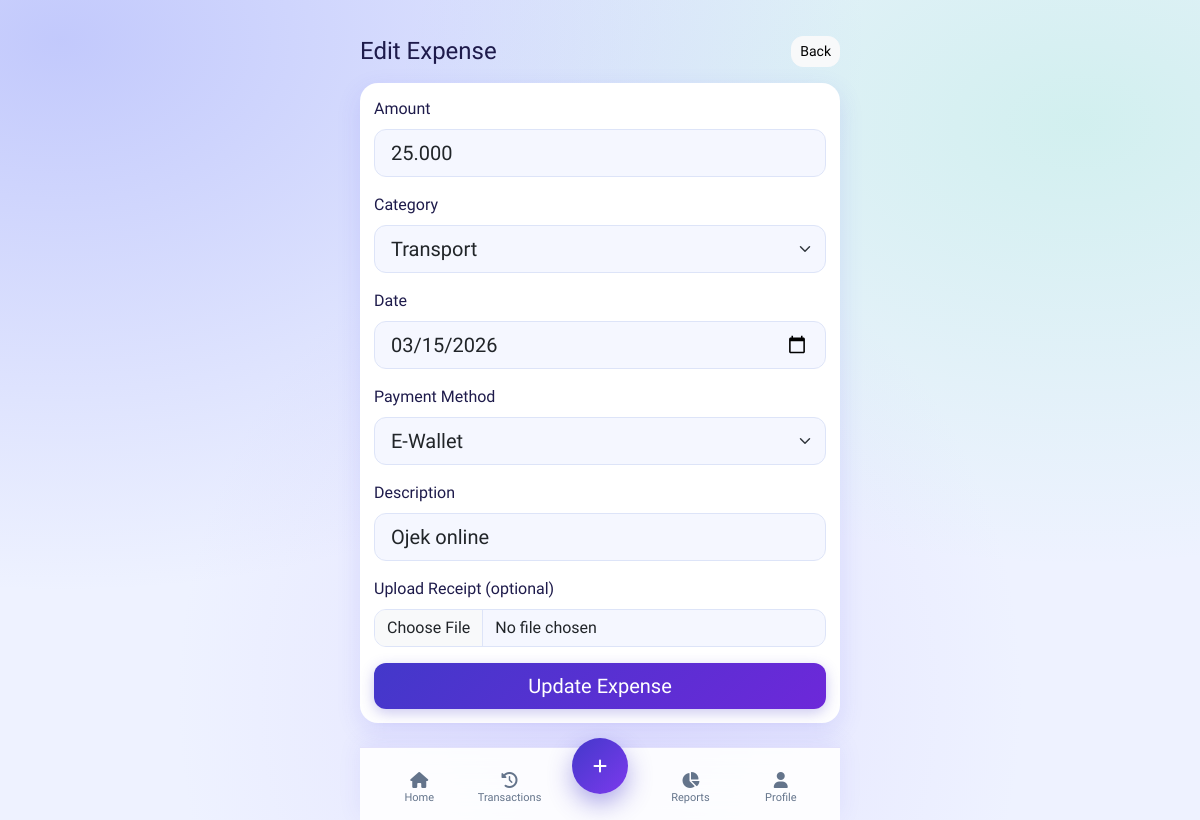
The app's page /transactions/edit?id=2 (signed in) with its own data.
### tables this page shows
CREATE TABLE transactions (
    id INT UNSIGNED AUTO_INCREMENT PRIMARY KEY,
    user_id INT UNSIGNED NOT NULL,
    category_id INT UNSIGNED NOT NULL,
    amount DECIMAL(12,2) NOT NULL,
    payment_method_id INT UNSIGNED NOT NULL,
    description VARCHAR(255) NULL,
    receipt_image VARCHAR(255) NULL,
    transaction_date DATE NOT NULL,
    created_at TIMESTAMP DEFAULT CURRENT_TIMESTAMP,
    CONSTRAINT fk_transactions_user FOREIGN KEY (user_id) REFERENCES users(id) ON DELETE CASCADE,
    CONSTRAINT fk_transactions_category FOREIGN KEY (category_id) REFERENCES categories(id) ON DELETE RESTRICT,
    CONSTRAINT fk_transactions_payment_method FOREIGN KEY (payment_method_id) REFERENCES payment_methods(id) ON DELETE RESTRICT,
    INDEX idx_transactions_user_date (user_id, transaction_date)
);

CREATE TABLE categories (
    id INT UNSIGNED AUTO_INCREMENT PRIMARY KEY,
    user_id INT UNSIGNED NOT NULL,
    name VARCHAR(100) NOT NULL,
    icon VARCHAR(60) NOT NULL DEFAULT 'fa-wallet',
    created_at TIMESTAMP DEFAULT CURRENT_TIMESTAMP,
    CONSTRAINT fk_categories_user FOREIGN KEY (user_id) REFERENCES users(id) ON DELETE CASCADE,
    UNIQUE KEY unique_user_category (user_id, name)
);

CREATE TABLE payment_methods (
    id INT UNSIGNED AUTO_INCREMENT PRIMARY KEY,
    name VARCHAR(80) NOT NULL UNIQUE,
    created_at TIMESTAMP DEFAULT CURRENT_TIMESTAMP
);

### core/Controller.php (called while the page is built, shortened)
<?php
class Controller
{
    protected function view(string $view, array $data = []): void
    {
        extract($data);
        $viewFile = APP_PATH . '/views/' . $view . '.php';
        require APP_PATH . '/views/layouts/header.php';
        require $viewFile;
        require APP_PATH . '/views/layouts/footer.php';
    }
    protected function model(string $model)
    {
        return new $model();
    }
}

### app/controllers/TransactionController.php (called while the page is built, shortened)
<?php
class TransactionController extends Controller
{
    private TransactionModel $transactionModel;
    private CategoryModel $categoryModel;
    private PaymentMethodModel $paymentMethodModel;
    public function __construct()
    {
        $this->transactionModel = $this->model(TransactionModel::class);
        $this->categoryModel = $this->model(CategoryModel::class);
        $this->paymentMethodModel = $this->model(PaymentMethodModel::class);
    }
    public function edit(): void
    {
        $user = auth_user();
        $id = (int) ($_GET['id'] ?? 0);
        $transaction = $this->transactionModel->findById($id, $user['id']);
        $this->view('edit_transaction', [
            'transaction' => $transaction,
            'categories' => $this->categoryModel->allByUser($user['id']),
            'paymentMethods' => $this->paymentMethodModel->all(),
        ]);
    }
}

### core/Router.php (called while the page is built, shortened)
<?php
class Router
{
    private array $routes = [
        'GET' => [],
        'POST' => [],
    ];
    public function get(string $path, array $handler): void
    {
        $this->routes['GET'][$path] = $handler;
    }
    public function post(string $path, array $handler): void
    {
        $this->routes['POST'][$path] = $handler;
    }
    public function dispatch(string $method, string $uri): void
    {
        $path = parse_url($uri, PHP_URL_PATH);
        $path = $path ?: '/';
        $handler = $this->routes[$method][$path] ?? null;
        [$controllerName, $methodName] = $handler;
        $controller = new $controllerName();
        $controller->$methodName();
    }
}

### public/index.php (called while the page is built)
<?php
require_once dirname(__DIR__) . '/config/app.php';
$router = new Router();
$router->get('/', [DashboardController::class, 'index']);
$router->get('/login', [AuthController::class, 'login']);
$router->post('/login', [AuthController::class, 'doLogin']);
$router->get('/register', [AuthController::class, 'register']);
$router->post('/register', [AuthController::class, 'doRegister']);
$router->post('/logout', [AuthController::class, 'logout']);
$router->post('/language/switch', [LanguageController::class, 'switch']);
$router->get('/health/recurring', [HealthController::class, 'recurring']);
$router->get('/admin', [AdminDashboardController::class, 'index']);
$router->get('/admin/dashboard', [AdminDashboardController::class, 'index']);
$router->get('/admin/users', [AdminMvpController::class, 'users']);
$router->get('/admin/subscriptions', [AdminMvpController::class, 'subscriptions']);
$router->get('/admin/subscriptions/export', [AdminMvpController::class, 'exportSubscriptions']);
$router->get('/admin/operations', [AdminMvpController::class, 'operations']);
$router->get('/admin/analytics', [AdminMvpController::class, 'analytics']);
$router->get('/admin/support', [AdminMvpController::class, 'support']);
$router->get('/admin/settings', [AdminMvpController::class, 'settings']);
$router->post('/admin/settings/save', [AdminMvpController::class, 'saveSettings']);
$router->post('/admin/users/suspend', [AdminMvpController::class, 'suspendUser']);
$router->post('/admin/users/activate', [AdminMvpController::class, 'activateUser']);
$router->post('/admin/users/reset-password', [AdminMvpController::class, 'resetUserPassword']);
$router->post('/admin/users/reset-api-tokens', [AdminMvpController::class, 'resetUserApiTokens']);
$router->get('/transactions', [TransactionController::class, 'index']);
$router->get('/transactions/add', [TransactionController::class, 'add']);
$router->post('/transactions/store', [TransactionController::class, 'store']);
$router->get('/transactions/edit', [TransactionController::class, 'edit']);
$router->post('/transactions/update', [TransactionController::class, 'update']);
$router->post('/transactions/delete', [TransactionController::class, 'delete']);
$router->get('/categories', [CategoryController::class, 'index']);
$router->post('/categories/store', [CategoryController::class, 'store']);
$router->post('/categories/update', [CategoryController::class, 'update']);
$router->post('/categories/delete', [CategoryController::class, 'delete']);
$router->get('/budget', [BudgetController::class, 'index']);
$router->post('/budget/save', [BudgetController::class, 'save']);
$router->get('/reports', [ReportController::class, 'index']);
$router->get('/reports/export', [ReportController::class, 'export']);
$router->get('/reports/charts', [ReportController::class, 'charts']);
$router->get('/profile', [ProfileController::class, 'index']);
$router->post('/profile/update', [ProfileController::class, 'update']);
$router->get('/salary-config', [SalaryController::class, 'index']);
$router->post('/salary-config/store', [SalaryController::class, 'store']);
$router->post('/salary-config/update', [SalaryController::class, 'update']);
$router->post('/salary-config/delete', [SalaryController::class, 'delete']);
$router->get('/salary-config/calculate', [SalaryController::class, 'calculate']);
$router->get('/income', [IncomeController::class, 'index']);
$router->get('/income/add', [IncomeController::class, 'add']);
$router->post('/income/store', [IncomeController::class, 'store']);
$router->get('/income/edit', [IncomeController::class, 'edit']);
$router->post('/income/update', [IncomeController::class, 'update']);
$router->post('/income/delete', [IncomeController::class, 'delete']);
$router->get('/projection', [IncomeController::class, 'projection']);
$router->get('/bills', [RecurringBillController::class, 'index']);
$router->get('/bills/add', [RecurringBillController::class, 'add']);
$router->post('/bills/store', [RecurringBillController::class, 'store']);
$router->get('/bills/edit', [RecurringBillController::class, 'edit']);
$router->post('/bills/update', [RecurringBillController::class, 'update']);
$router->post('/bills/delete', [RecurringBillController::class, 'delete']);
$router->post('/bills/generate', [RecurringBillController::class, 'generate']);
$router->post('/api/auth/register', [ApiAuthController::class, 'register']);
$router->post('/api/auth/login', [ApiAuthController::class, 'login']);
$router->post('/api/auth/logout', [ApiAuthController::class, 'logout']);
$router->get('/api/transactions', [ApiTransactionController::class, 'index']);
$router->post('/api/transactions/create', [ApiTransactionController::class, 'create']);
$router->post('/api/transactions/update', [ApiTransactionController::class, 'update']);
$router->post('/api/transactions/delete', [ApiTransactionController::class, 'delete']);
$router->post('/api/transactions/upload-receipt', [ApiTransactionController::class, 'uploadReceipt']);
$router->get('/api/categories', [ApiCategoryController::class, 'index']);
$router->post('/api/categories/create', [ApiCategoryController::class, 'create']);
$router->post('/api/categories/update', [ApiCategoryController::class, 'update']);
$router->post('/api/categories/delete', [ApiCategoryController::class, 'delete']);
$router->get('/api/budget', [ApiBudgetController::class, 'get']);
$router->post('/api/budget/save', [ApiBudgetController::class, 'save']);
$router->get('/api/reports/summary', [ApiReportController::class, 'summary']);
$router->get('/api/reports/charts', [ApiReportController::class, 'charts']);
$router->get('/api/reports/export', [ApiReportController::class, 'export']);
$router->get('/api/payment-methods', [ApiPaymentMethodController::class, 'index']);
$router->get('/api/profile/me', [ApiProfileController::class, 'me']);
$router->post('/api/profile/update', [ApiProfileController::class, 'update']);
$router->dispatch($_SERVER['REQUEST_METHOD'], $_SERVER['REQUEST_URI']);

### app/helpers/helpers.php (called while the page is built, shortened)
<?php
function e(?string $value): string
{
    return htmlspecialchars((string) $value, ENT_QUOTES, 'UTF-8');
}
function base_url(string $path = ''): string
{
    $normalized = ltrim($path, '/');
    return BASE_URL . ($normalized ? '/' . $normalized : '');
}
function auth_user(): ?array
{
    return $_SESSION['user'] ?? null;
}
function current_language(): string
{
    static $resolved = null;
    if ($resolved !== null) {
        return $resolved;
    }
    $lang = $_SESSION['lang'] ?? null;
    $resolved = $lang;
    return $resolved;
}
function t(string $key, array $replace = []): string
{
    static $cache = [];
    $lang = current_language();
    if (!isset($cache[$lang])) {
        $langFile = APP_PATH . '/lang/' . $lang . '.php';
        $fallbackFile = APP_PATH . '/lang/en.php';
        $fallback = file_exists($fallbackFile) ? require $fallbackFile : [];
        $translations = file_exists($langFile) ? require $langFile : [];
        $cache[$lang] = array_merge($fallback, $translations);
    }
    $text = $cache[$lang][$key] ?? $key;
    return $text;
}

### config/app.php (called while the page is built, shortened)
<?php
spl_autoload_register(function ($class) {
    $paths = [
        BASE_PATH . '/core/' . $class . '.php',
        APP_PATH . '/controllers/' . $class . '.php',
        APP_PATH . '/models/' . $class . '.php',
    ];
    foreach ($paths as $path) {
        if (file_exists($path)) {
            return;
        }
    }
});
require_once APP_PATH . '/helpers/helpers.php';

### config/database.php (called while the page is built)
<?php
return [
    'host' => '127.0.0.1',
    'port' => '3306',
    'dbname' => 'duitkemana',
    'username' => 'root',
    'password' => '',
    'charset' => 'utf8mb4',
];

### core/Model.php (called while the page is built, shortened)
<?php
class Model
{
    public function __construct()
    {
        $config = require BASE_PATH . '/config/database.php';
        $dsn = sprintf(
            'mysql:host=%s;port=%s;dbname=%s;charset=%s',
            $config['host'],
            $config['port'],
            $config['dbname'],
            $config['charset']
        );
        $this->db = new PDO($dsn, $config['username'], $config['password'], [
            PDO::ATTR_ERRMODE => PDO::ERRMODE_EXCEPTION,
            PDO::ATTR_DEFAULT_FETCH_MODE => PDO::FETCH_ASSOC,
            PDO::ATTR_EMULATE_PREPARES => false,
        ]);
    }
}

### app/models/TransactionModel.php (called while the page is built, shortened)
<?php
class TransactionModel extends Model
{
    public function findById(int $id, int $userId): ?array
    {
        $stmt = $this->db->prepare('SELECT * FROM transactions WHERE id = :id AND user_id = :user_id LIMIT 1');
        $stmt->execute([
            ':id' => $id,
            ':user_id' => $userId,
        ]);
        $row = $stmt->fetch();
        return $row ?: null;
    }
}

### app/models/CategoryModel.php (called while the page is built, shortened)
<?php
class CategoryModel extends Model
{
    public function allByUser(int $userId): array
    {
        $stmt = $this->db->prepare('SELECT * FROM categories WHERE user_id = :user_id ORDER BY name ASC');
        $stmt->execute([':user_id' => $userId]);
        return $stmt->fetchAll();
    }
}

### app/models/PaymentMethodModel.php (called while the page is built)
<?php
class PaymentMethodModel extends Model
{
    public function all(): array
    {
        $stmt = $this->db->query('SELECT * FROM payment_methods ORDER BY id ASC');
        return $stmt->fetchAll();
    }
}

### app/views/edit_transaction.php (the view, shortened to what this page needs)
<section class="d-flex justify-content-between align-items-center mb-3">
    <h4 class="mb-0"><?= e(t('Edit Expense')); ?></h4>
    <a href="<?= e(base_url('/transactions')); ?>" class="btn btn-light btn-sm"><?= e(t('Back')); ?></a>
</section>
<form method="post" action="<?= e(base_url('/transactions/update')); ?>" enctype="multipart/form-data" class="soft-card vstack gap-3">
    <div>
        <label class="form-label"><?= e(t('Amount')); ?></label>
        <input type="text" inputmode="numeric" name="amount" id="txAmount" class="form-control form-control-lg fmt-idr" value="<?= e(number_format((float) $transaction['amount'], 0, ',', '.')); ?>" required>
    </div>
    <div>
        <label class="form-label"><?= e(t('Category')); ?></label>
        <select name="category_id" class="form-select form-select-lg" required>
            <?php foreach ($categories as $category): ?>
                <option value="<?= (int) $category['id']; ?>" <?= (int) $transaction['category_id'] === (int) $category['id'] ? 'selected' : ''; ?>>
                    <?= e($category['name']); ?>
                </option>
            <?php endforeach; ?>
        </select>
    </div>
    <div>
        <label class="form-label"><?= e(t('Date')); ?></label>
        <input type="date" name="transaction_date" class="form-control form-control-lg" value="<?= e($transaction['transaction_date']); ?>" required>
    </div>
    <div>
        <label class="form-label"><?= e(t('Payment Method')); ?></label>
        <select name="payment_method_id" class="form-select form-select-lg" required>
            <?php foreach ($paymentMethods as $pm): ?>
                <option value="<?= (int) $pm['id']; ?>" <?= (int) $transaction['payment_method_id'] === (int) $pm['id'] ? 'selected' : ''; ?>>
                    <?= e($pm['name']); ?>
                </option>
            <?php endforeach; ?>
        </select>
    </div>
    <div>
        <label class="form-label"><?= e(t('Description')); ?></label>
        <input type="text" name="description" class="form-control form-control-lg" value="<?= e($transaction['description']); ?>">
    </div>
    <div>
        <label class="form-label"><?= e(t('Upload Receipt (optional)')); ?></label>
        <input type="file" name="receipt_image" class="form-control" accept="image/*">
    </div>
    <button class="btn btn-primary btn-lg w-100" type="submit"><?= e(t('Update Expense')); ?></button>
</form>

### records on screen
transactions: amount "25.000", category_id "Transport", transaction_date "03/15/2026", payment_method_id "E-Wallet", description "Ojek online"

### other values on screen
t('Edit Expense') "Edit Expense"
t('Back') "Back"
t('Amount') "Amount"
t('Category') "Category"
t('Date') "Date"
t('Payment Method') "Payment Method"
t('Description') "Description"
t('Upload Receipt (optional)') "Upload Receipt (optional)"
t('Update Expense') "Update Expense"
t('Home') "Home"
t('Transactions') "Transactions"
t('Reports') "Reports"
t('Profile') "Profile"
